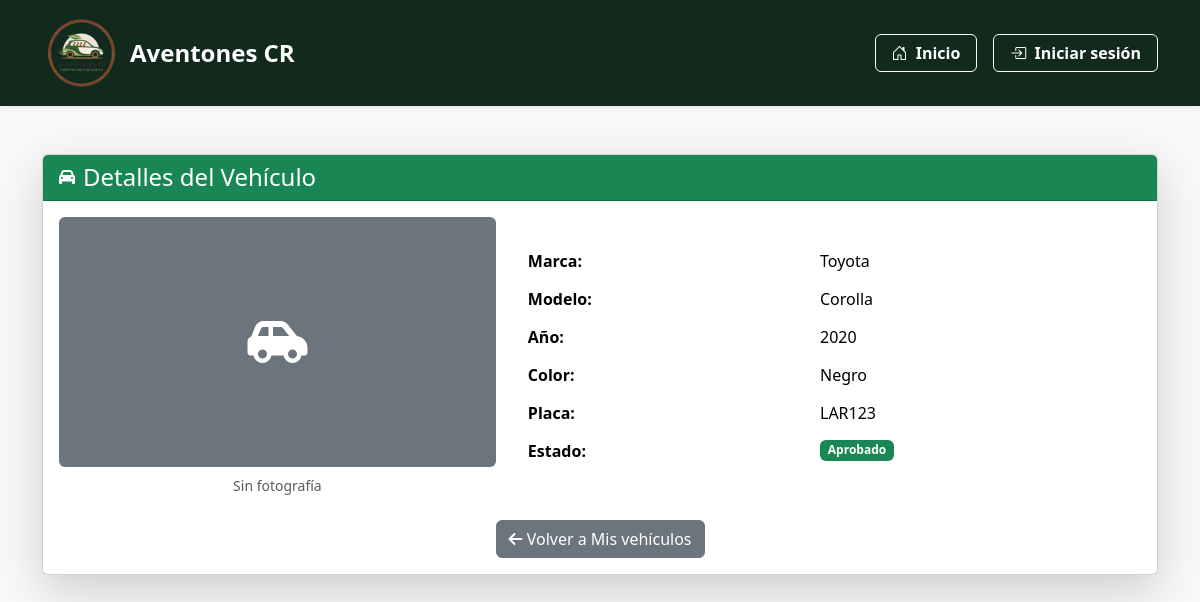
/CRUD_vehiculos/car_view.php?id=1, run on the app's committed database.
### tables this page shows
CREATE TABLE Vehiculos (
  idVehiculo INT AUTO_INCREMENT PRIMARY KEY,
  idChofer INT NOT NULL,
  marca VARCHAR(50) NOT NULL,
  modelo VARCHAR(50) NOT NULL,
  anio SMALLINT NOT NULL,
  color VARCHAR(30) NOT NULL,
  placa VARCHAR(20) NOT NULL UNIQUE,
  fotografia VARCHAR(255) NULL,
  estado ENUM('pendiente', 'aprobado', 'rechazado') NOT NULL DEFAULT 'pendiente'
);

### config/funciones_carro.php (called while the page is built, shortened)
<?php
require_once __DIR__ . '/database.php';
function getVehiculoById($id) {
    global $pdo;
    $stmt = $pdo->prepare("SELECT * FROM vehiculos WHERE idVehiculo = ?");
    $stmt->execute([$id]);
    return $stmt->fetch(PDO::FETCH_ASSOC);
}
?>

### public/CRUD_vehiculos/car_view.php (the view, shortened to what this page needs)
<?php
require_once '../../config/funciones_carro.php';
include '../includes/navbar.php';
$id = intval($_GET['id'] ?? 0);
$vehiculo = getVehiculoById($id);
?>
<!DOCTYPE html>
<html lang="es">
<head>
  <link href="https://cdn.jsdelivr.net/npm/bootstrap@5.3.8/dist/css/bootstrap.min.css" rel="stylesheet">
  <link href="https://cdn.jsdelivr.net/npm/bootstrap-icons@1.11.1/font/bootstrap-icons.css" rel="stylesheet">
  <link href="https://cdnjs.cloudflare.com/ajax/libs/font-awesome/6.0.0/css/all.min.css" rel="stylesheet">
</head>
<body class="bg-light">
<div class="container py-5">
  <div class="card shadow-lg">
    <div class="card-header bg-success text-white d-flex align-items-center">
      <i class="fas fa-car me-2"></i>
      <h4 class="mb-0">Detalles del Vehículo</h4>
    </div>
    <div class="card-body">
      <div class="row align-items-center mb-4">
        <div class="col-md-5 text-center">
          <?php if (!empty($vehiculo['fotografia'])): ?>
          <img src="../../uploads/<?= htmlspecialchars($vehiculo['fotografia']); ?>"
              alt="Fotografía del vehículo"
              class="img-fluid rounded shadow-sm"
              style="max-height: 250px; object-fit: cover;">
          <?php else: ?>
            <div class="bg-secondary text-white d-flex justify-content-center align-items-center rounded"
                 style="height: 250px;">
              <i class="fas fa-car-side fa-3x"></i>
            </div>
            <small class="text-muted d-block mt-2">Sin fotografía</small>
          <?php endif; ?>
        </div>
        <div class="col-md-7">
          <table class="table table-borderless mb-0">
            <tr><th>Marca:</th><td><?= htmlspecialchars($vehiculo['marca']); ?></td></tr>
            <tr><th>Modelo:</th><td><?= htmlspecialchars($vehiculo['modelo']); ?></td></tr>
            <tr><th>Año:</th><td><?= htmlspecialchars($vehiculo['anio']); ?></td></tr>
            <tr><th>Color:</th><td><?= htmlspecialchars($vehiculo['color']); ?></td></tr>
            <tr><th>Placa:</th><td><?= htmlspecialchars($vehiculo['placa']); ?></td></tr>
            <tr>
              <th>Estado:</th>
              <td>
                <?php
                $estado = $vehiculo['estado'];
                $badge = match ($estado) {
                  'aprobado' => 'success',
                  'pendiente' => 'warning text-dark',
                  'rechazado' => 'danger',
                  default => 'secondary'
                };
                ?>
                <span class="badge bg-<?= $badge; ?>"><?= ucfirst($estado); ?></span>
              </td>
            </tr>
          </table>
        </div>
      </div>
      <div class="text-center mt-4">
        <a href="listar_vehiculo.php" class="btn btn-secondary">
          <i class="fas fa-arrow-left"></i> Volver a Mis vehículos
        </a>
      </div>
    </div>
  </div>
</div>
</body>
</html>

### public/css/navbar.css (style rules this page uses)
:root { --color-principal: #198754; --color-secundario: #00b894; --color-texto-navbar: #ffffff; --color-fondo-navbar: #12291e; --color-fondo-footer: #1a100b; }

### data on the page
vehiculos: marca "Toyota", modelo "Corolla", anio "2020", color "Negro", placa "LAR123", estado "Aprobado"
